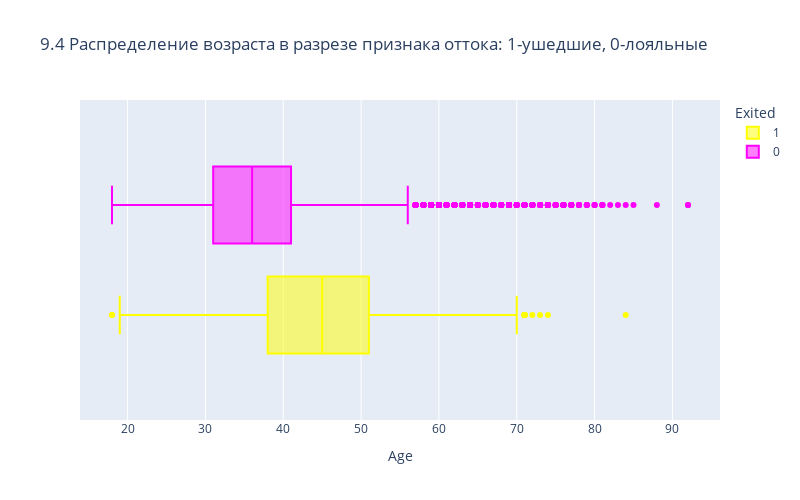

The code cell stored with this chart in its notebook:
### Markdown cell above
___
9.4. Посмотрите на распределение возраста в разрезе признака оттока. В какой группе больше потенциальных выбросов? На какую возрастную категорию клиентов стоит обратить внимание банку?

*Решение*

### Code cell
# Формируем и выводим коробчатую диаграмму
age_image = px.box(
    data_frame=churn_data,                                                     # Набор данных для диаграммы
    x='Age',                                                                   # Столбец с данными по оси х
    color='Exited',                                                            # столбец с данными для цветовой гаммы
    color_discrete_sequence = ['yellow', 'fuchsia'],                           # Палитра графика
    height=500,                                                                # Высота диаграммы
    width=800, # ширина диаграммы
    title='9.4 Распределение возраста в разрезе признака оттока: 1-ушедшие, 0-лояльные', # Заголовок диаграммы
)

#fig.write_image('images/9.4.png')                                             # Сохраняем рисунок в папку Images
age_image.show()                                                               # Вывод графика на экран

### Figure 1 — Plotly figure (JSON) as saved in the notebook; plotly's stock layout.template omitted (floating-point values rounded to 4 significant figures; data arrays with more than 128 entries replaced by an {"elided": "..."} marker saying what was removed)
{"data": [{"alignmentgroup": "True", "hovertemplate": "Exited=1<br>Age=%{x}<extra></extra>", "legendgroup": "1", "marker": {"color": "yellow"}, "name": "1", "notched": false, "offsetgroup": "1", "orientation": "h", "showlegend": true, "type": "box", "x": {"elided": "2037 int values"}, "x0": " ", "xaxis": "x", "y0": " ", "yaxis": "y"}, {"alignmentgroup": "True", "hovertemplate": "Exited=0<br>Age=%{x}<extra></extra>", "legendgroup": "0", "marker": {"color": "fuchsia"}, "name": "0", "notched": false, "offsetgroup": "0", "orientation": "h", "showlegend": true, "type": "box", "x": {"elided": "7963 int values"}, "x0": " ", "xaxis": "x", "y0": " ", "yaxis": "y"}], "layout": {"boxmode": "group", "height": 500, "legend": {"title": {"text": "Exited"}, "tracegroupgap": 0}, "title": {"text": "9.4 Распределение возраста в разрезе признака оттока: 1-ушедшие, 0-лояльные"}, "width": 800, "xaxis": {"anchor": "y", "domain": [0, 1], "title": {"text": "Age"}}, "yaxis": {"anchor": "x", "domain": [0, 1]}}}
